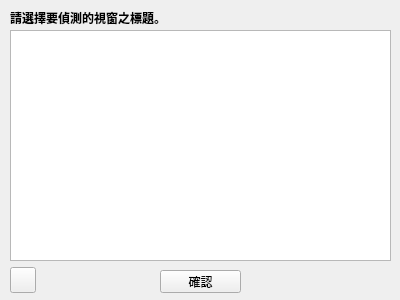
<?xml version="1.0" encoding="UTF-8"?>
<ui version="4.0">
 <class>UI_Title_List</class>
 <widget class="QWidget" name="UI_Title_List">
  <property name="geometry">
   <rect>
    <x>0</x>
    <y>0</y>
    <width>400</width>
    <height>300</height>
   </rect>
  </property>
  <property name="minimumSize">
   <size>
    <width>400</width>
    <height>300</height>
   </size>
  </property>
  <property name="maximumSize">
   <size>
    <width>400</width>
    <height>300</height>
   </size>
  </property>
  <property name="windowTitle">
   <string>Form</string>
  </property>
  <widget class="QListWidget" name="titlelist">
   <property name="geometry">
    <rect>
     <x>10</x>
     <y>30</y>
     <width>381</width>
     <height>231</height>
    </rect>
   </property>
   <property name="isWrapping" stdset="0">
    <bool>false</bool>
   </property>
   <property name="sortingEnabled">
    <bool>true</bool>
   </property>
  </widget>
  <widget class="QPushButton" name="OK">
   <property name="geometry">
    <rect>
     <x>160</x>
     <y>270</y>
     <width>81</width>
     <height>23</height>
    </rect>
   </property>
   <property name="text">
    <string>確認</string>
   </property>
  </widget>
  <widget class="QLabel" name="textlabel">
   <property name="geometry">
    <rect>
     <x>10</x>
     <y>10</y>
     <width>371</width>
     <height>16</height>
    </rect>
   </property>
   <property name="font">
    <font>
     <family>Microsoft JhengHei UI</family>
     <bold>true</bold>
    </font>
   </property>
   <property name="text">
    <string>請選擇要偵測的視窗之標題。</string>
   </property>
  </widget>
  <widget class="QPushButton" name="refresh">
   <property name="geometry">
    <rect>
     <x>10</x>
     <y>267</y>
     <width>26</width>
     <height>26</height>
    </rect>
   </property>
   <property name="text">
    <string/>
   </property>
  </widget>
 </widget>
 <resources/>
 <connections/>
</ui>
